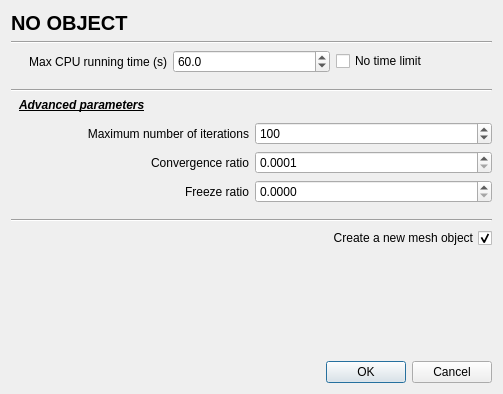
<?xml version="1.0" encoding="UTF-8"?>
<ui version="4.0">
 <class>Smoother_dialog</class>
 <widget class="QDialog" name="Smoother_dialog">
  <property name="geometry">
   <rect>
    <x>0</x>
    <y>0</y>
    <width>503</width>
    <height>394</height>
   </rect>
  </property>
  <property name="minimumSize">
   <size>
    <width>0</width>
    <height>0</height>
   </size>
  </property>
  <property name="windowTitle">
   <string>Global smoother parameters</string>
  </property>
  <layout class="QVBoxLayout" name="verticalLayout">
   <item>
    <widget class="QLabel" name="objectName">
     <property name="font">
      <font>
       <pointsize>15</pointsize>
       <weight>75</weight>
       <bold>true</bold>
      </font>
     </property>
     <property name="text">
      <string>NO OBJECT</string>
     </property>
    </widget>
   </item>
   <item>
    <widget class="Line" name="line_2">
     <property name="orientation">
      <enum>Qt::Horizontal</enum>
     </property>
    </widget>
   </item>
   <item>
    <layout class="QHBoxLayout" name="horizontalLayout">
     <item>
      <widget class="QLabel" name="timeLabel">
       <property name="text">
        <string>Max CPU running time (s)</string>
       </property>
       <property name="alignment">
        <set>Qt::AlignRight|Qt::AlignTrailing|Qt::AlignVCenter</set>
       </property>
       <property name="buddy">
        <cstring>maxTime</cstring>
       </property>
      </widget>
     </item>
     <item>
      <widget class="QDoubleSpinBox" name="maxTime">
       <property name="decimals">
        <number>1</number>
       </property>
       <property name="maximum">
        <double>9999.000000000000000</double>
       </property>
       <property name="value">
        <double>60.000000000000000</double>
       </property>
      </widget>
     </item>
     <item>
      <widget class="QCheckBox" name="noTimeLimit">
       <property name="text">
        <string>No time limit</string>
       </property>
      </widget>
     </item>
    </layout>
   </item>
   <item>
    <spacer name="verticalSpacer_2">
     <property name="orientation">
      <enum>Qt::Vertical</enum>
     </property>
     <property name="sizeType">
      <enum>QSizePolicy::Fixed</enum>
     </property>
     <property name="sizeHint" stdset="0">
      <size>
       <width>20</width>
       <height>10</height>
      </size>
     </property>
    </spacer>
   </item>
   <item>
    <widget class="Line" name="line">
     <property name="orientation">
      <enum>Qt::Horizontal</enum>
     </property>
    </widget>
   </item>
   <item>
    <widget class="QLabel" name="advancedLabel">
     <property name="font">
      <font>
       <weight>75</weight>
       <italic>true</italic>
       <bold>true</bold>
       <underline>true</underline>
      </font>
     </property>
     <property name="text">
      <string>Advanced parameters</string>
     </property>
     <property name="margin">
      <number>0</number>
     </property>
     <property name="indent">
      <number>8</number>
     </property>
     <property name="textInteractionFlags">
      <set>Qt::NoTextInteraction</set>
     </property>
    </widget>
   </item>
   <item>
    <spacer name="verticalSpacer_4">
     <property name="orientation">
      <enum>Qt::Vertical</enum>
     </property>
     <property name="sizeType">
      <enum>QSizePolicy::Fixed</enum>
     </property>
     <property name="sizeHint" stdset="0">
      <size>
       <width>20</width>
       <height>4</height>
      </size>
     </property>
    </spacer>
   </item>
   <item>
    <layout class="QGridLayout" name="gridLayout">
     <item row="1" column="0">
      <widget class="QLabel" name="iterationLabel">
       <property name="text">
        <string>Maximum number of iterations</string>
       </property>
       <property name="alignment">
        <set>Qt::AlignRight|Qt::AlignTrailing|Qt::AlignVCenter</set>
       </property>
       <property name="buddy">
        <cstring>maxIterationNb</cstring>
       </property>
      </widget>
     </item>
     <item row="1" column="1">
      <widget class="QDoubleSpinBox" name="maxIterationNb">
       <property name="decimals">
        <number>0</number>
       </property>
       <property name="maximum">
        <double>200.000000000000000</double>
       </property>
       <property name="value">
        <double>100.000000000000000</double>
       </property>
      </widget>
     </item>
     <item row="2" column="0">
      <widget class="QLabel" name="convergenceLabel">
       <property name="text">
        <string>Convergence ratio</string>
       </property>
       <property name="alignment">
        <set>Qt::AlignRight|Qt::AlignTrailing|Qt::AlignVCenter</set>
       </property>
      </widget>
     </item>
     <item row="2" column="1">
      <widget class="QDoubleSpinBox" name="convergenceRatio">
       <property name="decimals">
        <number>4</number>
       </property>
       <property name="minimum">
        <double>0.000100000000000</double>
       </property>
       <property name="maximum">
        <double>1.000000000000000</double>
       </property>
       <property name="singleStep">
        <double>0.010000000000000</double>
       </property>
      </widget>
     </item>
     <item row="3" column="0">
      <widget class="QLabel" name="freezeLabel">
       <property name="text">
        <string>Freeze ratio</string>
       </property>
       <property name="alignment">
        <set>Qt::AlignRight|Qt::AlignTrailing|Qt::AlignVCenter</set>
       </property>
       <property name="buddy">
        <cstring>freezeRatio</cstring>
       </property>
      </widget>
     </item>
     <item row="3" column="1">
      <widget class="QDoubleSpinBox" name="freezeRatio">
       <property name="decimals">
        <number>4</number>
       </property>
       <property name="minimum">
        <double>0.000000000000000</double>
       </property>
       <property name="maximum">
        <double>1.000000000000000</double>
       </property>
       <property name="singleStep">
        <double>0.001000000000000</double>
       </property>
       <property name="value">
        <double>0.000000000000000</double>
       </property>
      </widget>
     </item>
    </layout>
   </item>
   <item>
    <spacer name="verticalSpacer_3">
     <property name="orientation">
      <enum>Qt::Vertical</enum>
     </property>
     <property name="sizeType">
      <enum>QSizePolicy::Fixed</enum>
     </property>
     <property name="sizeHint" stdset="0">
      <size>
       <width>20</width>
       <height>10</height>
      </size>
     </property>
    </spacer>
   </item>
   <item>
    <widget class="Line" name="line_3">
     <property name="midLineWidth">
      <number>0</number>
     </property>
     <property name="orientation">
      <enum>Qt::Horizontal</enum>
     </property>
    </widget>
   </item>
   <item>
    <layout class="QHBoxLayout" name="horizontalLayout_2">
     <item>
      <widget class="QCheckBox" name="createNewItem">
       <property name="layoutDirection">
        <enum>Qt::RightToLeft</enum>
       </property>
       <property name="text">
        <string>Create a new mesh object</string>
       </property>
       <property name="checked">
        <bool>true</bool>
       </property>
      </widget>
     </item>
    </layout>
   </item>
   <item>
    <spacer name="verticalSpacer">
     <property name="orientation">
      <enum>Qt::Vertical</enum>
     </property>
     <property name="sizeHint" stdset="0">
      <size>
       <width>0</width>
       <height>0</height>
      </size>
     </property>
    </spacer>
   </item>
   <item>
    <widget class="QDialogButtonBox" name="buttonBox">
     <property name="orientation">
      <enum>Qt::Horizontal</enum>
     </property>
     <property name="standardButtons">
      <set>QDialogButtonBox::Cancel|QDialogButtonBox::Ok</set>
     </property>
    </widget>
   </item>
  </layout>
 </widget>
 <resources/>
 <connections>
  <connection>
   <sender>buttonBox</sender>
   <signal>accepted()</signal>
   <receiver>Smoother_dialog</receiver>
   <slot>accept()</slot>
   <hints>
    <hint type="sourcelabel">
     <x>384</x>
     <y>191</y>
    </hint>
    <hint type="destinationlabel">
     <x>157</x>
     <y>195</y>
    </hint>
   </hints>
  </connection>
  <connection>
   <sender>buttonBox</sender>
   <signal>rejected()</signal>
   <receiver>Smoother_dialog</receiver>
   <slot>reject()</slot>
   <hints>
    <hint type="sourcelabel">
     <x>384</x>
     <y>191</y>
    </hint>
    <hint type="destinationlabel">
     <x>286</x>
     <y>195</y>
    </hint>
   </hints>
  </connection>
 </connections>
</ui>
